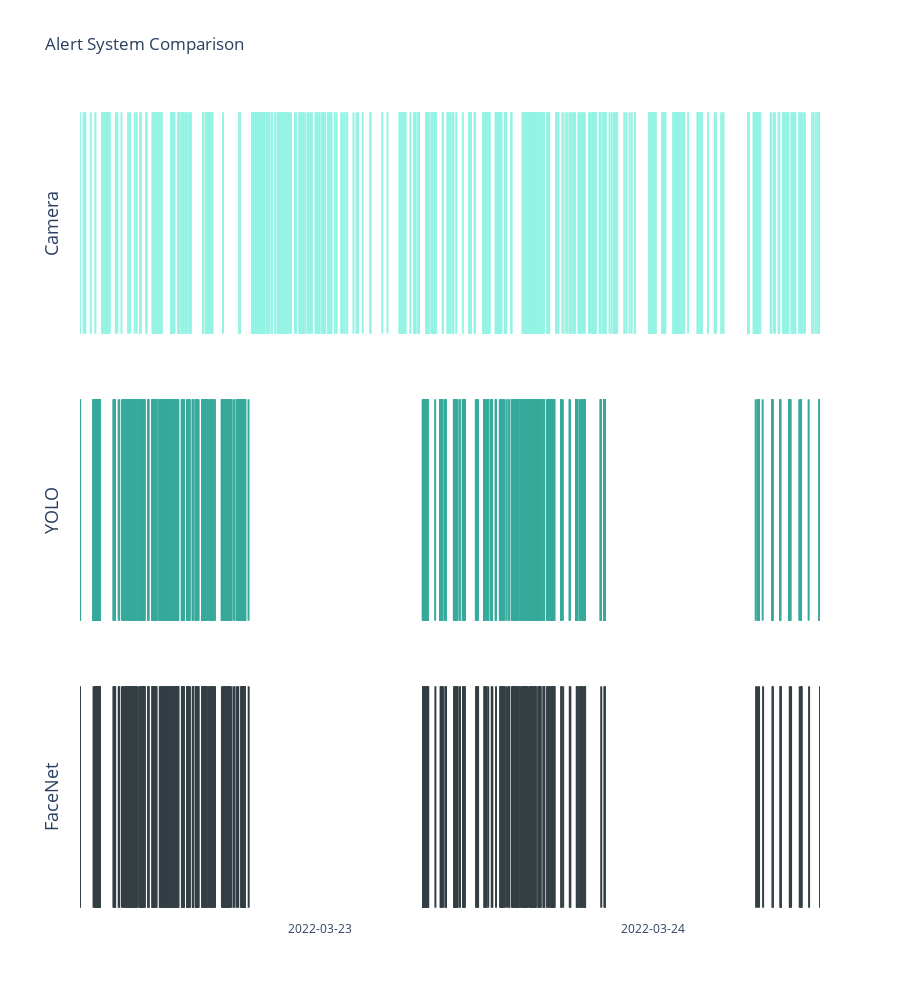

Notebook code cell kept with this figure:
### Code cell
fig = make_subplots(rows=3, cols=1,
#                     shared_xaxes=True,
                    vertical_spacing=0.05)
fig.update_layout(
    height=1000,
    title_text="Alert System Comparison",
    
    plot_bgcolor='#ffffff',
    yaxis1=dict(showticklabels=False,title='Camera',titlefont=dict(size=18)),
    yaxis2=dict(showticklabels=False,title='YOLO',titlefont=dict(size=18)),
    yaxis3=dict(showticklabels=False,title='FaceNet',titlefont=dict(size=18)),
    xaxis1={'visible': False, 'showticklabels': False},
    xaxis2={'visible': False, 'showticklabels': False},
    xaxis3=dict(
        tickmode='array',
        tickvals=fr_dist_df3.apply(lambda x: '' if x.name%82!=0 else x['date'].strftime('%Y-%m-%d'),axis=1),
        ticktext=fr_dist_df3.apply(lambda x: '' if x.name%82!=0 else x['date'].strftime('%Y-%m-%d'),axis=1)
    ),
)

for x in list((camera_dist_df2['timestamp']).astype(str)):
    fig.add_trace(go.Scatter(
        x=[x,x],
        y=[0,2],
        mode='lines',
        line=dict(
            color='#94f3e4'
        ),
        showlegend=False
    ),row=1, col=1)
    

for x in list((yolo_dist_df2['timestamp']).astype(str)):
    fig.add_trace(go.Scatter(
        x=[x,x],
        y=[0,2],
        mode='lines',
        line=dict(
            color='#37aa9c'
        ),
        showlegend=False
    ),row=2, col=1)
    

for x in list((fr_dist_df3['timestamp']).astype(str)):
    fig.add_trace(go.Scatter(
        x=[x,x],
        y=[0,2],
        mode='lines',
        line=dict(
            color='#333f44'
        ),
        showlegend=False
    ),row=3, col=1)
    


fig.show()
